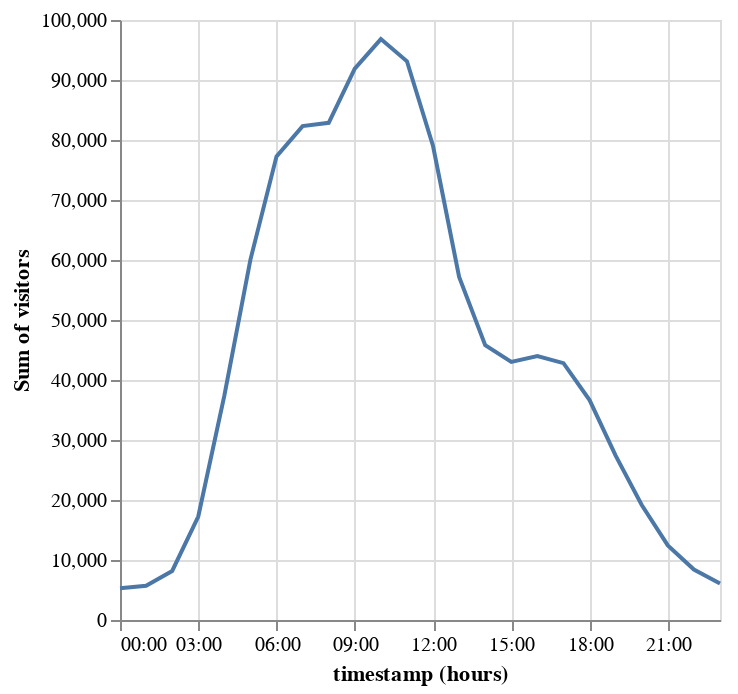

This figure's notebook cell:
### Markdown cell above
## Visitors by hour of day

[timeunit valid entries](https://altair-viz.github.io/user_guide/transform.html#timeunit-transform)

### Code cell
alt.Chart(pageviews).mark_line().encode(
    x= 'hours(timestamp):T',
    y = 'sum(visitors):Q'
)

### Figure 1 — Vega specification as saved in the notebook (floating-point values rounded to 4 significant figures)
{"$schema": "https://vega.github.io/schema/vega/v5.json", "data": [{"name": "source_0", "values": [{"hours_timestamp": "2012-01-01T15:00:00.000", "sum_visitors": 43017}, {"hours_timestamp": "2012-01-01T12:00:00.000", "sum_visitors": 78999}, {"hours_timestamp": "2012-01-01T19:00:00.000", "sum_visitors": 27396}, {"hours_timestamp": "2012-01-01T08:00:00.000", "sum_visitors": 82868}, {"hours_timestamp": "2012-01-01T05:00:00.000", "sum_visitors": 60068}, {"hours_timestamp": "2012-01-01T14:00:00.000", "sum_visitors": 45802}, {"hours_timestamp": "2012-01-01T04:00:00.000", "sum_visitors": 37393}, {"hours_timestamp": "2012-01-01T06:00:00.000", "sum_visitors": 77277}, {"hours_timestamp": "2012-01-01T20:00:00.000", "sum_visitors": 19163}, {"hours_timestamp": "2012-01-01T13:00:00.000", "sum_visitors": 57183}, {"hours_timestamp": "2012-01-01T07:00:00.000", "sum_visitors": 82314}, {"hours_timestamp": "2012-01-01T10:00:00.000", "sum_visitors": 96823}, {"hours_timestamp": "2012-01-01T11:00:00.000", "sum_visitors": 93120}, {"hours_timestamp": "2012-01-01T17:00:00.000", "sum_visitors": 42804}, {"hours_timestamp": "2012-01-01T16:00:00.000", "sum_visitors": 44003}, {"hours_timestamp": "2012-01-01T09:00:00.000", "sum_visitors": 91899}, {"hours_timestamp": "2012-01-01T03:00:00.000", "sum_visitors": 17248}, {"hours_timestamp": "2012-01-01T18:00:00.000", "sum_visitors": 36653}, {"hours_timestamp": "2012-01-01T21:00:00.000", "sum_visitors": 12426}, {"hours_timestamp": "2012-01-01T23:00:00.000", "sum_visitors": 6095}, {"hours_timestamp": "2012-01-01T02:00:00.000", "sum_visitors": 8171}, {"hours_timestamp": "2012-01-01T01:00:00.000", "sum_visitors": 5714}, {"hours_timestamp": "2012-01-01T00:00:00.000", "sum_visitors": 5297}, {"hours_timestamp": "2012-01-01T22:00:00.000", "sum_visitors": 8407}], "transform": [{"type": "formula", "expr": "toDate(datum['hours_timestamp'])", "as": "hours_timestamp"}]}, {"name": "source_0_y_domain_sum_visitors", "values": [{"min": 5297, "max": 96823}]}], "marks": [{"type": "line", "name": "marks", "from": {"data": "source_0"}, "sort": {"field": "datum[\"hours_timestamp\"]"}, "encode": {"update": {"x": {"field": "hours_timestamp", "scale": "x"}, "y": {"field": "sum_visitors", "scale": "y"}, "description": {"signal": "\"timestamp (hours): \" + (timeFormat(datum[\"hours_timestamp\"], timeUnitSpecifier([\"hours\"], {\"year-month\":\"%b %Y \",\"year-month-date\":\"%b %d, %Y \"}))) + \"; Sum of visitors: \" + (format(datum[\"sum_visitors\"], \"\"))"}, "defined": {"signal": "isValid(datum[\"hours_timestamp\"]) && isFinite(+datum[\"hours_timestamp\"]) && isValid(datum[\"sum_visitors\"]) && isFinite(+datum[\"sum_visitors\"])"}, "stroke": {"value": "#4c78a8"}}}, "style": ["line"]}], "scales": [{"name": "x", "type": "time", "domain": {"data": "source_0", "field": "hours_timestamp"}, "range": [0, {"signal": "width"}]}, {"name": "y", "type": "linear", "domain": [{"signal": "(data(\"source_0_y_domain_sum_visitors\")[0] || {}).min"}, {"signal": "(data(\"source_0_y_domain_sum_visitors\")[0] || {}).max"}], "range": [{"signal": "height"}, 0], "zero": true, "nice": true}], "axes": [{"scale": "x", "ticks": false, "zindex": 0, "tickMinStep": {"signal": "datetime(2001, 0, 1, 1, 0, 0, 0) - datetime(2001, 0, 1, 0, 0, 0, 0)"}, "labels": false, "minExtent": 0, "aria": false, "gridScale": "y", "domain": false, "grid": true, "orient": "bottom", "maxExtent": 0}, {"scale": "y", "grid": true, "orient": "left", "labels": false, "tickCount": {"signal": "ceil(height/40)"}, "aria": false, "gridScale": "x", "maxExtent": 0, "minExtent": 0, "domain": false, "zindex": 0, "ticks": false}, {"scale": "x", "tickMinStep": {"signal": "datetime(2001, 0, 1, 1, 0, 0, 0) - datetime(2001, 0, 1, 0, 0, 0, 0)"}, "orient": "bottom", "format": {"signal": "timeUnitSpecifier([\"hours\"], {\"year-month\":\"%b %Y \",\"year-month-date\":\"%b %d, %Y \"})"}, "title": "timestamp (hours)", "labelFlush": true, "grid": false, "labelOverlap": true, "zindex": 0}, {"scale": "y", "labelOverlap": true, "grid": false, "orient": "left", "title": "Sum of visitors", "tickCount": {"signal": "ceil(height/40)"}, "zindex": 0}], "background": "white", "style": "cell", "height": 300, "padding": 5, "width": 300}
